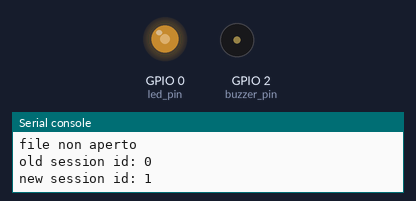
This program was run on a simulated ESP32 board running MicroPython. Parts: output pins drawn as LEDs (lit = HIGH), buzzer (waves = sounding), the last lines printed to the serial console. WiFi joins after 1.5 s; files the program writes start out absent; no MQTT or app messages arrive unless stated; files that are not in the repository are absent.

Above: at 0.1 s.
At 2.1 s:
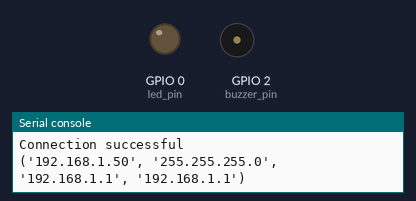
Timing chart, 0 to 3.6 s (numbered marks = the images above):
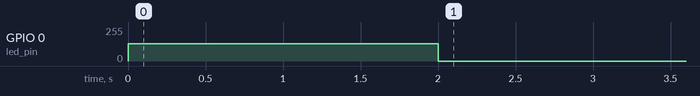

The program:

main.py
```python
#OMNISCIENT
from umqttsimple import MQTTClient
from machine import Pin
import utime

#Gestione della connessione durante tutta l'attività del sensore smart/attuatore smart
while True:
    if station.isconnected() == False:
        #In caso di disconnessione il sensore prova a riconettersi
        led_pin = machine.PWM(machine.Pin(0), freq=4)
        led_pin.duty(512)
        print('connection problem, trying to reconnect')
        station.connect(ssid, password)
        i = 0
        while station.isconnected() == False:
            print('trying to reconnect')
            i = i + 1
            utime.sleep_ms(1000)
            if i >= 300:
                led_pin.deinit()
                raise Exception

        print('Connection successful')
        print(station.ifconfig())

        #Calcolo il nuovo session id
        try:
            f = open('session_id', 'r')
            session_id = int(f.read())
            f.close()
        except OSError:
            print('file non aperto')

        print ('old session id:', session_id)
        session_id = (session_id + 1) % 100

        try:
            f = open('session_id', 'w')
            f.write(str(session_id))
            f.close()
        except OSError:
            print('non riesco a scrivere')

        print ('new session id:', session_id)

        #Il sensore si riconnette al broker MQTT con il nuovo session id
        value = 'DISCONNECTED'
        payload = {'session-id': session_id, 'value': value}
        c.set_last_will(topic_disconnect, json.dumps(payload))

        c.connect()
        value = 'CONNECTED'
        payload = {'session-id': session_id, 'value': value}
        c.publish(topic_connect, json.dumps(payload))  # converte qualsiasi oggetto in una stringa in formatoJSON

        led_pin.deinit()
        led_pin = Pin(0, Pin.OUT)
    else:
        utime.sleep_ms(1000)
        try:
            #Il sensore invia un ping al server (broker MQTT) per non farsi disconettere allo scadere del keep-alive. Tale azione è utile nel caso in cui non vengano inviati messaggi al broker
            c.ping()
            #Il sensore controlla i messaggi di BROADCAST
            c.check_msg()
        except OSError:
            print ('errore dal check message PING o dal PING con il server')
```

boot.py
```python
#OMNISCIENT
import utime
from umqttsimple import MQTTClient
import ubinascii
import machine
from machine import Pin
import network
import json

#Gestione del valore del buzzer
value = False

#Gestione del session id all'avvio
session_id=0

try:
  f=open('session_id','r')
  session_id=int(f.read())
  f.close()
except OSError:
  print("file non aperto")

print("old session id:", session_id)
session_id=(session_id + 1)%100

#inizializzazione del led in PWM per ricerca rete internet
led_pin = machine.PWM(machine.Pin(0), freq=4)
buzzer_pin = machine.PWM(machine.Pin(2), freq=1023)
buzzer_pin.duty(0)

try:
  f = open('session_id', 'w')
  f.write(str(session_id))
  f.close()
except OSError:
  print("non riesco a scrivere")

print("new session id:", session_id)

#Apertura file JSON per configurare il sensore
with open('config.json') as file:
  CONFIG = json.load(file)
#print(CONFIG,CONFIG["ssid"])

period_ms= CONFIG["period_ms"] #ogni quanto verifico fronte
led_on_time_ms= CONFIG["led_on_time_ms"] #durata accensione led'''

#CONNECT WI-FI
ssid = CONFIG["ssid"]
password = CONFIG["password"]
mqtt_server = CONFIG["mqtt_server"]
#EXAMPLE IP ADDRESS
client_id = ubinascii.hexlify(machine.unique_id())
#mqtt_user=b'admin'
mqtt_user= CONFIG["mqtt_user"]
mqtt_password= CONFIG["mqtt_password"]
topic_pub= CONFIG["topic_pub"]
type_SENSOR= CONFIG["type_SENSOR"]

topic_connect= str(topic_pub) + "/" + str(type_SENSOR) +  "/" + client_id.decode('ascii') + "/CONNECTED"
topic_disconnect= str(topic_pub) + "/" + str(type_SENSOR) + "/" + client_id.decode('ascii') + "/DISCONNECTED"
topic_value= str(topic_pub) + "/" + str(type_SENSOR) + "/" +client_id.decode('ascii') + "/VALUE"
topic_enable = str(topic_pub) + "/" + str(type_SENSOR) + "/" +client_id.decode('ascii') + "/STATE"

#Funzione per la gestione del PING di broadcast
def broadcast(topic,msg):
  if topic == b'OMNISCIENT/BROADCAST' and msg == b'PING':
    print("rispondo al ping, con session_id:", session_id, "e stato attuale:", last_value)
    value="CONNECTED"
    payload={"session-id": session_id, "value": value}
    c.publish(topic_connect,json.dumps(payload))

def buzzer_wait(topic,msg):
  global value
  global topic_enable
  global topic_value
  global buzzer_pin

  topic = topic.decode('utf-8')
  #if topic == b'OMNISCIENT/BUZZER/be9c0b00/STATE':
  if topic == topic_enable:
    if msg == b'ON':
      value = True
      buzzer_pin.duty(512)
    elif msg == b'OFF':
      value = False
      buzzer_pin.duty(0)

    print('Buzzer:',value,', publishing to topic',topic_value)
    payload={"session-id": session_id, "value": str(value)}
    try:
      c.publish(topic_value,json.dumps(payload))
    except OSError:
      print("Couldn't publish data!!!")

#Gestione della connessione ad Internet
last_message = 0
message_interval = 5
counter = 0

station = network.WLAN(network.STA_IF)
station.active(True)
station.connect(ssid, password)

i=0
led_pin.duty(512)
while station.isconnected() == False:
  utime.sleep_ms(1000)

  print("trying to connect")
  i=i+1
  if i>=30:
    led_pin.deinit()
    led_pin=Pin(0,Pin.OUT)
    raise Exception

led_pin.deinit()
led_pin=Pin(0,Pin.OUT)
print('Connection successful')
print(station.ifconfig())

#Definizione client MQTT
c = MQTTClient(client_id, mqtt_server,user=mqtt_user,password=mqtt_password,keepalive=5) #keep live in sec
value="DISCONNECTED"
payload={"session-id": session_id, "value": value}

c.set_last_will(topic_disconnect,json.dumps(payload))
c.set_callback(broadcast)
c.set_callback(buzzer_wait)
c.connect()

value="CONNECTED"
payload={"session-id": session_id, "value": value}
c.publish(topic_connect,json.dumps(payload))
c.subscribe("OMNISCIENT/BROADCAST")
c.subscribe(str(topic_enable))
```
